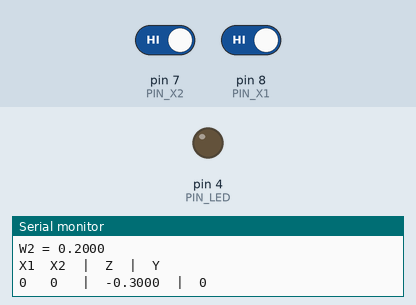
A sketch run on a simulated Arduino Uno, built with avr-gcc and run on an emulated ATmega328P. Shown: output pins drawn as LEDs (lit = HIGH), the last lines printed to the serial monitor. The inputs (shaded band) are chosen by the test bench; at power-on: pin 7 (PIN_X2) HIGH, pin 8 (PIN_X1) HIGH.

Above: at 1.2 s.
1.3 s: pin 7 (PIN_X2) driven LOW and pin 8 (PIN_X1) driven LOW
At 1.9 s:
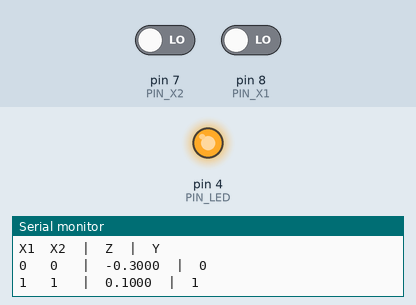
2.8 s: pin 7 (PIN_X2) driven HIGH
At 3.2 s:
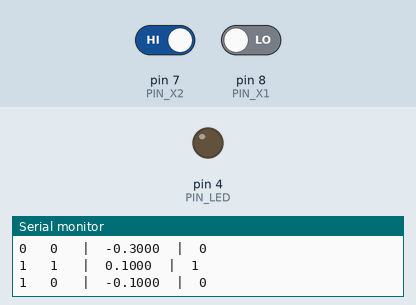
4.3 s: pin 7 (PIN_X2) driven LOW
At 5.7 s:
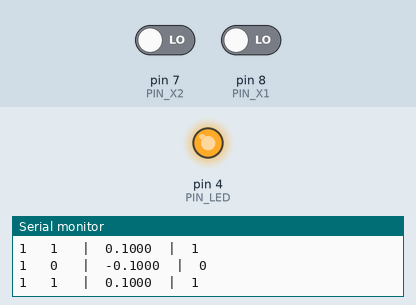
Timing chart, 0 to 7.3 s (numbered marks = the images above; inputs shaded):
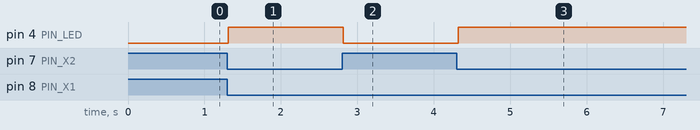

The sketch:

Perceptron_Tres_Pesos_Arduino_UNO.ino
```cpp
/*
  PERCEPTRON CON TRES PESOS - ARDUINO UNO R3
  X0 = 1; X1 = pulsador D8; X2 = pulsador D7
  Y = LED D4. Pulsadores conectados a GND.
*/

// CAMBIAR UNICAMENTE ESTOS TRES PESOS:
float W0 = -0.3;
float W1 =  0.2;
float W2 =  0.2;

const int PIN_X1 = 8;
const int PIN_X2 = 7;
const int PIN_LED = 4;
const int X0 = 1;

int X1 = 0;
int X2 = 0;
int Y = 0;
float Z = 0;

void setup() {
  Serial.begin(9600);
  pinMode(PIN_X1, INPUT_PULLUP);
  pinMode(PIN_X2, INPUT_PULLUP);
  pinMode(PIN_LED, OUTPUT);
  digitalWrite(PIN_LED, LOW);

  Serial.println("PERCEPTRON - ARDUINO UNO");
  Serial.print("W0 = "); Serial.println(W0, 4);
  Serial.print("W1 = "); Serial.println(W1, 4);
  Serial.print("W2 = "); Serial.println(W2, 4);
  Serial.println("X1  X2  |  Z  |  Y");
}

void loop() {
  // INPUT_PULLUP: pulsador libre = 0; presionado = 1
  X1 = !digitalRead(PIN_X1);
  X2 = !digitalRead(PIN_X2);

  Z = W0 * X0 + W1 * X1 + W2 * X2;
  Y = (Z >= 0) ? 1 : 0;
  digitalWrite(PIN_LED, Y == 1 ? HIGH : LOW);

  static int anteriorX1 = -1;
  static int anteriorX2 = -1;
  static int anteriorY = -1;
  if (X1 != anteriorX1 || X2 != anteriorX2 || Y != anteriorY) {
    Serial.print(X1); Serial.print("   ");
    Serial.print(X2); Serial.print("   |  ");
    Serial.print(Z, 4); Serial.print("  |  ");
    Serial.println(Y);
    anteriorX1 = X1;
    anteriorX2 = X2;
    anteriorY = Y;
  }
  delay(30);
}
```

Measured:
- after the input at 1.3 s, pin 4 (PIN_LED): LOW → HIGH at once
- after the input at 2.8 s, pin 4 (PIN_LED): HIGH → LOW at once
- after the input at 4.3 s, pin 4 (PIN_LED): LOW → HIGH at once
